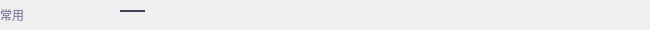
<?xml version="1.0" encoding="UTF-8"?>
<ui version="4.0">
 <class>FavoritePairsWidget</class>
 <widget class="QWidget" name="FavoritePairsWidget">
  <property name="geometry">
   <rect>
    <x>0</x>
    <y>0</y>
    <width>650</width>
    <height>30</height>
   </rect>
  </property>
  <property name="windowTitle">
   <string>Form</string>
  </property>
  <widget class="QLabel" name="label">
   <property name="geometry">
    <rect>
     <x>0</x>
     <y>5</y>
     <width>80</width>
     <height>20</height>
    </rect>
   </property>
   <property name="styleSheet">
    <string notr="true">QLabel{color: rgb(137,129,161);
font: 11px &quot;Microsoft YaHei UI Light&quot;;}</string>
   </property>
   <property name="text">
    <string>常用</string>
   </property>
  </widget>
  <widget class="QLabel" name="lineLabel">
   <property name="geometry">
    <rect>
     <x>120</x>
     <y>10</y>
     <width>25</width>
     <height>2</height>
    </rect>
   </property>
   <property name="styleSheet">
    <string notr="true">background-color: rgb(71,65,87);</string>
   </property>
   <property name="text">
    <string/>
   </property>
  </widget>
 </widget>
 <resources/>
 <connections/>
</ui>
